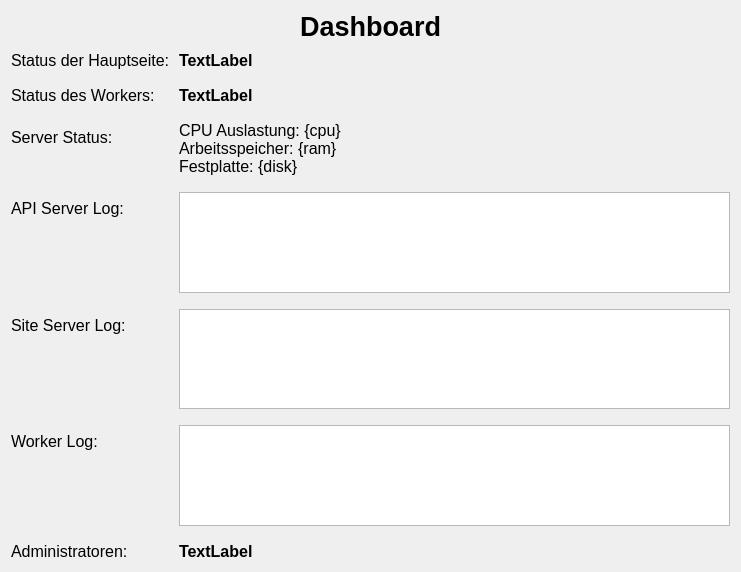
<?xml version="1.0" encoding="UTF-8"?>
<ui version="4.0">
 <class>Form</class>
 <widget class="QWidget" name="Form">
  <property name="geometry">
   <rect>
    <x>0</x>
    <y>0</y>
    <width>741</width>
    <height>572</height>
   </rect>
  </property>
  <property name="windowTitle">
   <string>Form</string>
  </property>
  <layout class="QVBoxLayout" name="verticalLayout">
   <property name="spacing">
    <number>9</number>
   </property>
   <item>
    <widget class="QLabel" name="label">
     <property name="font">
      <font>
       <pointsize>20</pointsize>
       <bold>true</bold>
      </font>
     </property>
     <property name="text">
      <string>Dashboard</string>
     </property>
     <property name="alignment">
      <set>Qt::AlignmentFlag::AlignCenter</set>
     </property>
    </widget>
   </item>
   <item>
    <spacer name="verticalSpacer_2">
     <property name="orientation">
      <enum>Qt::Orientation::Vertical</enum>
     </property>
     <property name="sizeHint" stdset="0">
      <size>
       <width>20</width>
       <height>40</height>
      </size>
     </property>
    </spacer>
   </item>
   <item>
    <layout class="QFormLayout" name="formLayout">
     <property name="verticalSpacing">
      <number>16</number>
     </property>
     <item row="0" column="0">
      <widget class="QLabel" name="label_2">
       <property name="font">
        <font>
         <pointsize>12</pointsize>
        </font>
       </property>
       <property name="text">
        <string>Status der Hauptseite:</string>
       </property>
      </widget>
     </item>
     <item row="0" column="1">
      <widget class="QLabel" name="site_status">
       <property name="font">
        <font>
         <pointsize>12</pointsize>
         <bold>true</bold>
        </font>
       </property>
       <property name="text">
        <string>TextLabel</string>
       </property>
       <property name="margin">
        <number>0</number>
       </property>
      </widget>
     </item>
     <item row="2" column="0">
      <widget class="QLabel" name="label_3">
       <property name="font">
        <font>
         <pointsize>12</pointsize>
        </font>
       </property>
       <property name="text">
        <string>Server Status:</string>
       </property>
      </widget>
     </item>
     <item row="2" column="1">
      <widget class="QLabel" name="server_status">
       <property name="font">
        <font>
         <pointsize>12</pointsize>
         <bold>false</bold>
        </font>
       </property>
       <property name="text">
        <string>&lt;html&gt;&lt;head/&gt;&lt;body&gt;&lt;p&gt;CPU Auslastung: {cpu}&lt;br/&gt;Arbeitsspeicher: {ram}&lt;br/&gt;Festplatte: {disk}&lt;/p&gt;&lt;/body&gt;&lt;/html&gt;</string>
       </property>
       <property name="textFormat">
        <enum>Qt::TextFormat::RichText</enum>
       </property>
      </widget>
     </item>
     <item row="3" column="0">
      <widget class="QLabel" name="label_4">
       <property name="font">
        <font>
         <pointsize>12</pointsize>
        </font>
       </property>
       <property name="text">
        <string>API Server Log:</string>
       </property>
      </widget>
     </item>
     <item row="3" column="1">
      <widget class="QTextBrowser" name="api_log"/>
     </item>
     <item row="6" column="0">
      <widget class="QLabel" name="label_5">
       <property name="font">
        <font>
         <pointsize>12</pointsize>
        </font>
       </property>
       <property name="text">
        <string>Administratoren:</string>
       </property>
      </widget>
     </item>
     <item row="6" column="1">
      <widget class="QLabel" name="admins">
       <property name="font">
        <font>
         <pointsize>12</pointsize>
         <bold>true</bold>
        </font>
       </property>
       <property name="text">
        <string>TextLabel</string>
       </property>
      </widget>
     </item>
     <item row="4" column="0">
      <widget class="QLabel" name="label_6">
       <property name="font">
        <font>
         <pointsize>12</pointsize>
        </font>
       </property>
       <property name="text">
        <string>Site Server Log:</string>
       </property>
      </widget>
     </item>
     <item row="4" column="1">
      <widget class="QTextBrowser" name="site_log"/>
     </item>
     <item row="5" column="0">
      <widget class="QLabel" name="label_7">
       <property name="font">
        <font>
         <pointsize>12</pointsize>
        </font>
       </property>
       <property name="text">
        <string>Worker Log:</string>
       </property>
      </widget>
     </item>
     <item row="5" column="1">
      <widget class="QTextBrowser" name="worker_log"/>
     </item>
     <item row="1" column="0">
      <widget class="QLabel" name="label_8">
       <property name="font">
        <font>
         <pointsize>12</pointsize>
        </font>
       </property>
       <property name="text">
        <string>Status des Workers:</string>
       </property>
      </widget>
     </item>
     <item row="1" column="1">
      <widget class="QLabel" name="worker_status">
       <property name="font">
        <font>
         <pointsize>12</pointsize>
         <bold>true</bold>
        </font>
       </property>
       <property name="text">
        <string>TextLabel</string>
       </property>
      </widget>
     </item>
    </layout>
   </item>
   <item>
    <spacer name="verticalSpacer_3">
     <property name="orientation">
      <enum>Qt::Orientation::Vertical</enum>
     </property>
     <property name="sizeHint" stdset="0">
      <size>
       <width>20</width>
       <height>40</height>
      </size>
     </property>
    </spacer>
   </item>
   <item>
    <spacer name="verticalSpacer">
     <property name="orientation">
      <enum>Qt::Orientation::Vertical</enum>
     </property>
     <property name="sizeHint" stdset="0">
      <size>
       <width>20</width>
       <height>40</height>
      </size>
     </property>
    </spacer>
   </item>
  </layout>
 </widget>
 <resources/>
 <connections/>
</ui>
